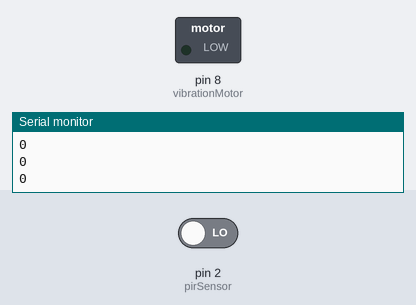
This sketch was run on a simulated Arduino Uno, built with avr-gcc and run on an emulated ATmega328P. Parts: switched loads named in the sketch (green lamp = pin HIGH), the last lines printed to the serial monitor. Inputs (shaded band) come from the test bench; at power-on: pin 2 (pirSensor) LOW.

Above: at 1.2 s.
1.3 s: pin 2 (pirSensor) driven HIGH
At 2.0 s:
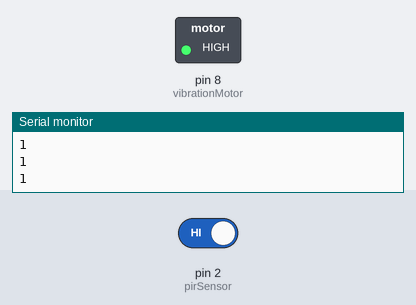
2.8 s: pin 2 (pirSensor) driven LOW
At 3.1 s:
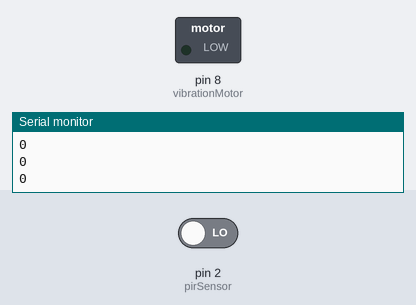
Timing chart, 0 to 5.8 s (numbered marks = the images above; inputs shaded):
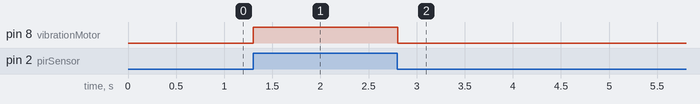

The sketch:

PIR_with_Viberation_.ino
```cpp
int pirSensor = 2;
int vibrationMotor = 8;

void setup() {
  pinMode(pirSensor, INPUT);
  pinMode(vibrationMotor, OUTPUT);
  Serial.begin(9600);
}

void loop() {
  int motion = digitalRead(pirSensor);

  Serial.println(motion);

  if (motion == HIGH) {
    digitalWrite(vibrationMotor, HIGH);
  } else {
    digitalWrite(vibrationMotor, LOW);
  }

  delay(100);
}
```

Measured:
- after the input at 1.3 s, pin 8 (vibrationMotor): LOW → HIGH at once
- after the input at 2.8 s, pin 8 (vibrationMotor): HIGH → LOW at once
